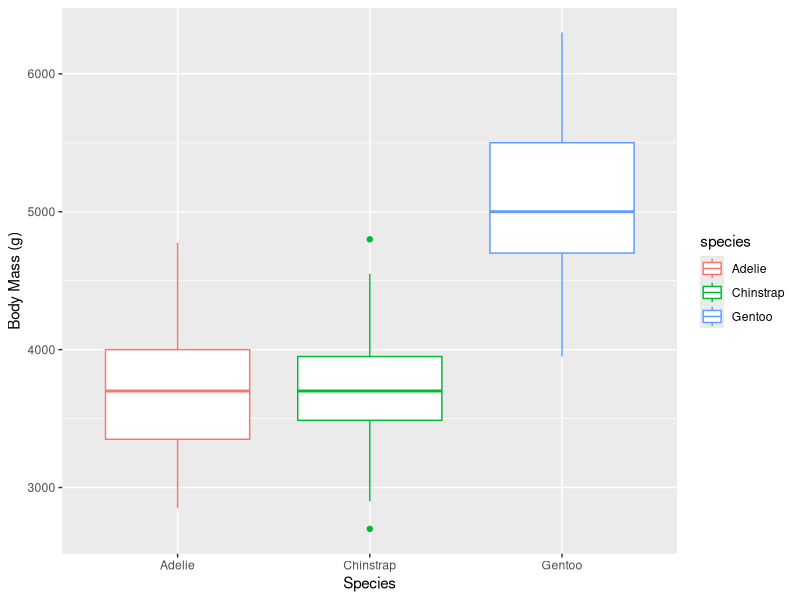
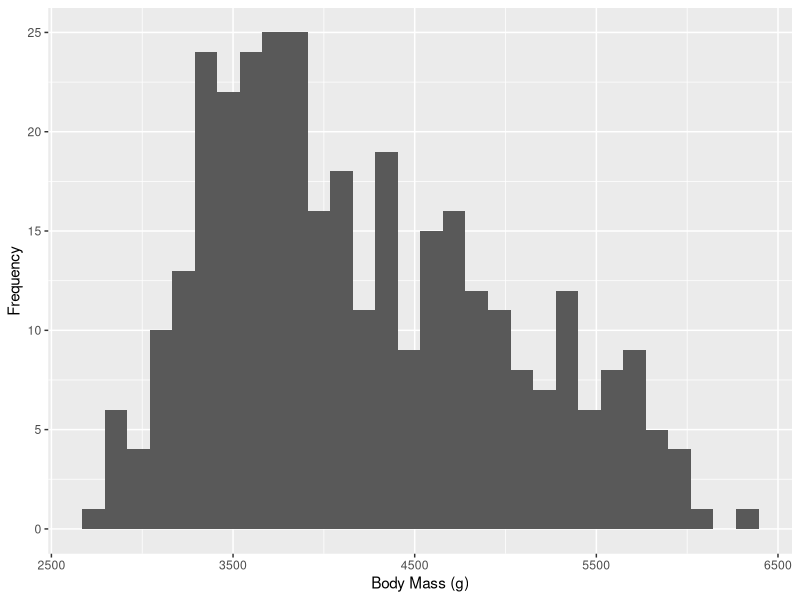
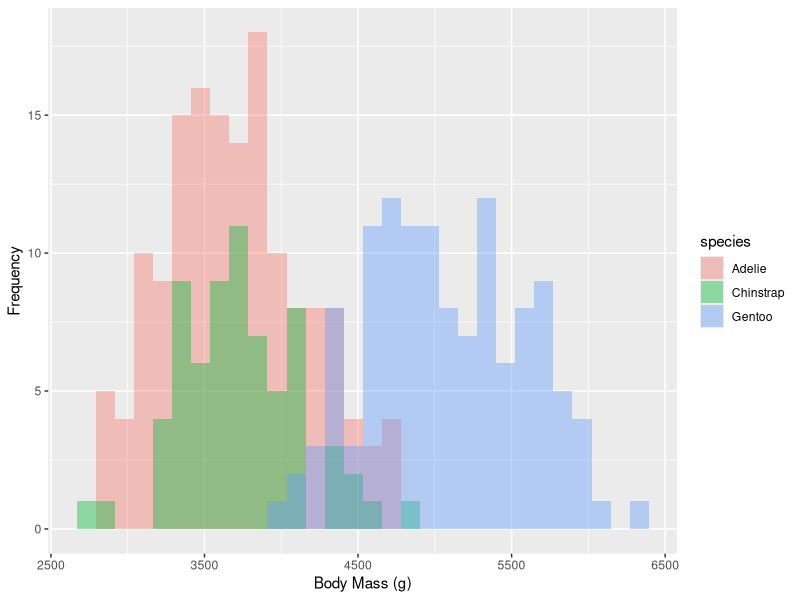

These figures' R source, in order:


library(palmerpenguins)
library(tidyverse)
penguins

ggplot(data = penguins, mapping = aes(x = species, y = body_mass_g)) +
  geom_boxplot(aes(col = species)) + labs(x = "Species", y = "Body Mass (g)")


ggplot(penguins, aes(x = body_mass_g)) + 
  geom_histogram(position = 'identity') +
  labs(x = "Body Mass (g)",
       y = "Frequency")

ggplot(data = penguins, aes(x = body_mass_g)) +
  geom_histogram(aes(fill = species), alpha = 0.4, position = "identity") +
  labs(x = "Body Mass (g)",
       y = "Frequency")



